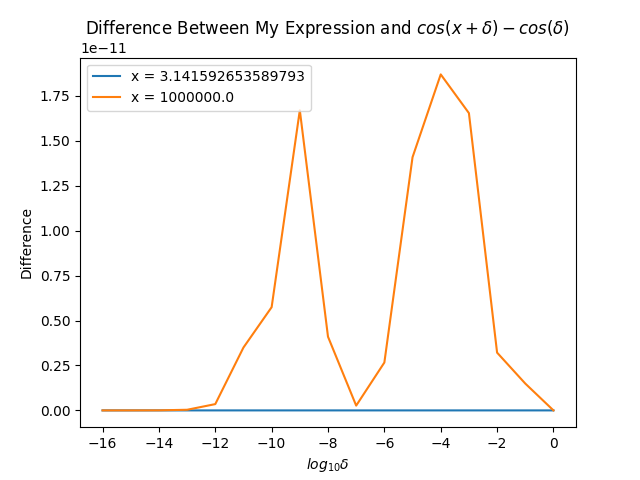

This figure's Python source:
import numpy as np
import matplotlib.pyplot as plt

# Function to calculate the manipulated expression
def manipulated_expression(x, delta):
    #return np.cos(x) * (np.cos(delta) - 1) - np.sin(x) * np.sin(delta)
    return -2 * (np.sin((2*x+delta)/2)) * (np.sin(delta/2))
    
# Values of x
x_values = [np.pi, 1e6]

# Values of delta
delta_values = np.logspace(-16, 0, num=17)

# Tabulate the differences for each combination of x and delta
differences = np.zeros(len(delta_values))
for x in x_values:
    for i in range(len(delta_values)):
        differences[i] = differences[i] +\
        abs(manipulated_expression(x, delta_values[i]) -\
        (np.cos(x + delta_values[i]) - np.cos(x)))
        print((f"Approximation for x = {x}, delta = {delta_values[i]}: {manipulated_expression(x, delta_values[i])}"))
    
    # Plot the differences
    plt.plot(np.log10(delta_values), differences, label=f'x = {x}')

# Add labels and legend
plt.xlabel("$log_{10} \\delta$")
plt.ylabel('Difference')
plt.legend(loc='upper left')
plt.title("Difference Between My Expression and $cos(x+\\delta)-cos(\\delta)$")
plt.show()
